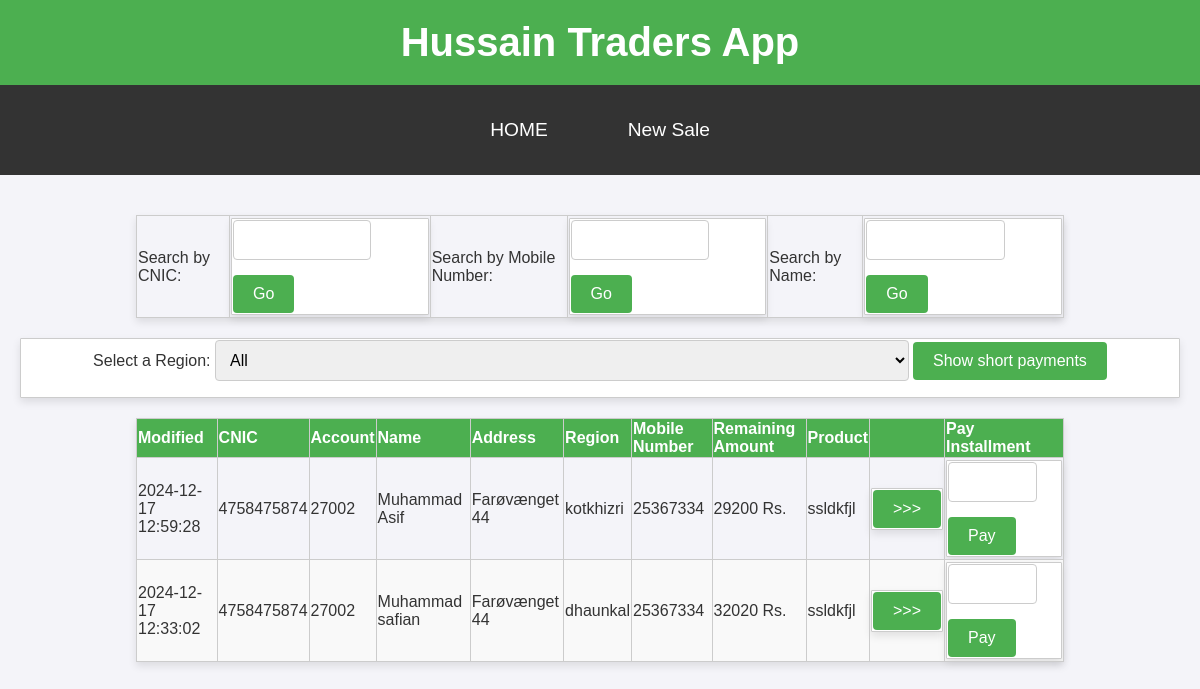
The page /listcust on the database as committed earlier.
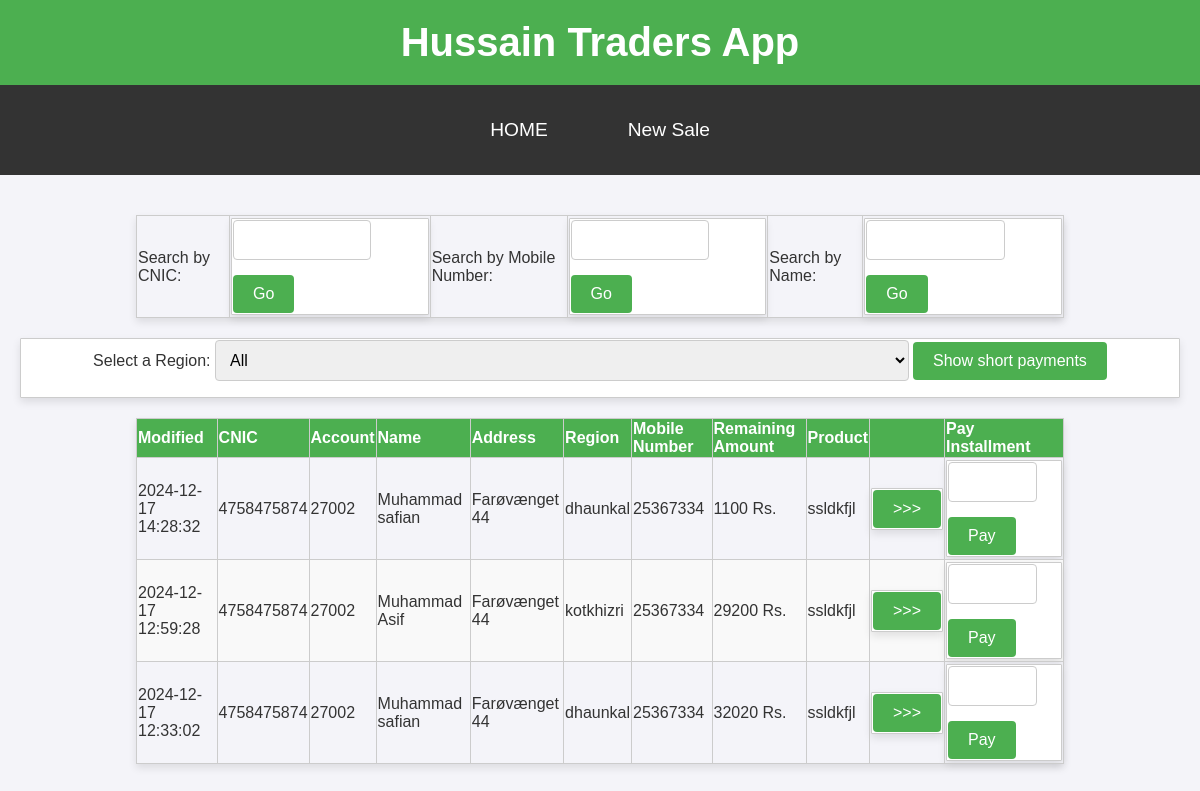
The same page on the database as committed later.
### tables this page shows
CREATE TABLE installments (id INTEGER primary key AUTOINCREMENT, customer_id INTEGER, product TEXT, advance INTEGER, sale_price INTEGER, agreed_installment INTEGER, remaining_amount INTEGER, modified DATETIME DEFAULT CURRENT_TIMESTAMP, FOREIGN KEY (customer_id) REFERENCES customers(id));

CREATE TABLE customers (id INTEGER primary key AUTOINCREMENT, name TEXT, father_name TEXT, account_number TEXT, addr TEXT, cnic TEXT, product TEXT, mobile_number TEXT, guarantor1 TEXT, guarantor2 TEXT, created DATETIME DEFAULT CURRENT_TIMESTAMP, region TEXT);

### app.py (the view)
@app.route('/listcust')
def listcust():
   msg = ""
   return fetchAllInstallments(msg)

### app.py (called while the page is built)
def fetchAllInstallments(msg):
   con = sql.connect("ht.db")
   con.row_factory = sql.Row
   cur = con.cursor()
   cur.execute("select * from installments Inner join customers on installments.customer_id = customers.id ORDER BY MODIFIED DESC LIMIT 100")
   customers = cur.fetchall()
   cur.execute("SELECT name, value FROM regions")
   regions = cur.fetchall()
   return render_template("listcust.html", customers=customers, regions=regions, msg=msg)

### templates/listcust.html (shortened to what this page needs)
<!DOCTYPE html>
<html lang="en">
<head>
    <link rel="stylesheet" href="{{ url_for('static', filename='styles.css') }}">
</head>
<body>
   <header>
      <h1>Hussain Traders App</h1>
  </header>
  <nav>
    <a href="/listcust">HOME</a>
    <a href="/addcust">New Sale</a>
</nav>
    <main>
        <table>
            <tr>
                <td>
                    Search by CNIC:
                </td>
                <td>
                    <form action="{{ url_for('searchcnic') }}" method="POST">
                    <input type="text" id="searchcnic" name="cnic">
                    <input type="submit" value="Go"/>
                    </form>
                </td>
                <td>
                    Search by Mobile Number:
                </td>
                <td>
                    <form action="{{ url_for('searchmobile') }}" method="POST">
                    <input type="text" id="searchmobile" name="mobile">
                    <input type="submit" value="Go"/>
                    </form>
                </td>
                <td>
                    Search by Name:
                </td>
                <td>
                    <form action="{{ url_for('searchname') }}" method="POST">
                        <input type="text" id="searchname" name="name">
                        <input type="submit" value="Go"/>
                        </form>
                </td>
            </tr>
        </table>
        <form action="{{ url_for('short_installments') }}" method="POST">
            <label for="region">Select a Region:</label>
            <select id="region" name="region">
                <option value="all">All</option>
            </select>
            <input type="submit" value="Show short payments"/>
        </form>
        <table>
            <thead>
                <tr>
                    <th>Modified</th>
                    <th>CNIC</th>
                    <th>Account</th>
                    <th>Name</th>
                    <th>Address</th>
                    <th>Region</th>
                    <th>Mobile Number</th>
                    <th>Remaining Amount</th>
                    <th>Product</th>
                    <th></th>
                    <th>Pay Installment</th>
                </tr>
            </thead>
            <tbody>
                {% for row in customers %}
                <tr>
                    <td>{{ row["modified"] }}</td>
                    <td>{{ row["cnic"] }}</td>
                    <td>{{ row["account_number"] }}</td>
                    <td>{{ row["name"] }}</td>
                    <td>{{ row["addr"] }}</td>
                    <td>{{ row["region"] }}</td>
                    <td>{{ row["mobile_number"] }}</td>
                    <td>{{ row["remaining_amount"] }} Rs.</td>
                    <td>{{ row["product"] }}</td>
                    <td>
                        <form action="{{ url_for('ledger') }}" method="POST">
                            <input type="submit" value=">>>"/></div>
                        </form>
                    </td>
                    <td>
                        <form action="{{ url_for('pay_installment') }}" method="POST">
                            <input type="text" id="amount_{{ row['customer.id'] }}" name="amount">
                            <input type="submit" value="Pay"/>
                        </form>
                    </td>
                </tr>
                {% endfor %}
            </tbody>
        </table>
    </main>
</body>
</html>

### static/styles.css (style rules this page uses)
body { font-family: Arial, sans-serif; margin: 0; padding: 0; background-color: #f4f4f9; color: #333; }
header { background-color: #4CAF50; color: white; padding: 20px 10px; text-align: center; }
header h1 { margin: 0; font-size: 2.5em; }
nav { background-color: #333; overflow: hidden; display: flex; justify-content: center; }
nav a { color: white; padding: 14px 20px; text-decoration: none; display: block; text-align: center; transition: background-color 0.3s; }
main { padding: 20px; text-align: center; }
form { background-color: #ffffff; border: 1px solid #ccc; border-radius: 1px; padding: 1px; margin: 1px auto; max-width: auto; box-shadow: 0 4px 8px rgba(0, 0, 0, 0.1); }
form input[type="text"], form textarea { width: 60%; padding: 10px; margin-bottom: 15px; border: 1px solid #ccc; border-radius: 4px; font-size: 1em; }
form select { width: 60%; padding: 10px; margin-bottom: 15px; border: 1px solid #ccc; border-radius: 4px; font-size: 1em; }
form input[type="submit"] { background-color: #4CAF50; color: white; border: none; padding: 10px 20px; border-radius: 4px; cursor: pointer; font-size: 1em; }
table { width: 80%; margin: 20px auto; border-collapse: collapse; text-align: left; box-shadow: 0 4px 8px rgba(0, 0, 0, 0.1); }
table thead { background-color: #4CAF50; color: white; }
table th, table td { padding: 1px; border: 1px solid #ccc; }
table tr:nth-child(even) { background-color: #f9f9f9; }
a { text-decoration: none; color: #4CAF50; display: inline-block; margin: 20px; font-size: 1.2em; }

Rows that differ between the two databases and show on the page:
added installments: modified "2024-12-17 14:28:32", cnic "4758475874", account_number "27002", name "Muhammad safian", addr "Farøvænget 44", region "dhaunkal", mobile_number "25367334", remaining_amount "1100", product "ssldkfjl"
